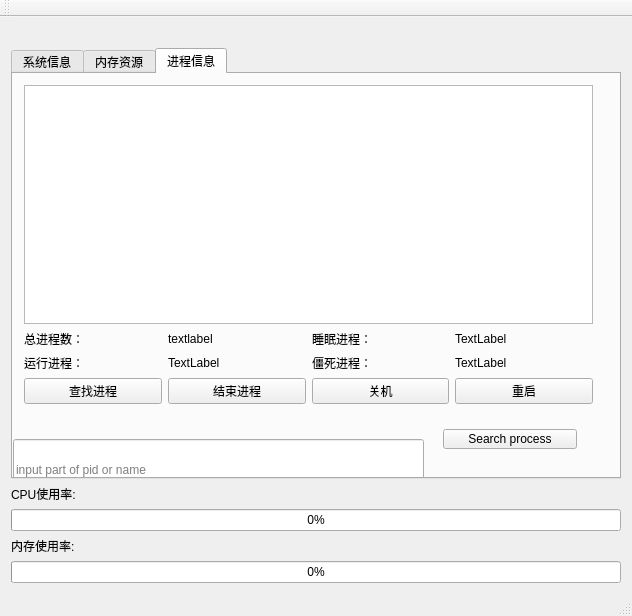
<?xml version="1.0" encoding="UTF-8"?>
<ui version="4.0">
 <class>MainWindow</class>
 <widget class="QMainWindow" name="MainWindow">
  <property name="geometry">
   <rect>
    <x>0</x>
    <y>0</y>
    <width>632</width>
    <height>616</height>
   </rect>
  </property>
  <property name="windowTitle">
   <string>MainWindow</string>
  </property>
  <widget class="QWidget" name="centralWidget">
   <layout class="QVBoxLayout" name="verticalLayout_2">
    <item>
     <layout class="QVBoxLayout" name="verticalLayout">
      <item>
       <widget class="QLabel" name="label_curtime">
        <property name="text">
         <string/>
        </property>
       </widget>
      </item>
      <item>
       <layout class="QVBoxLayout" name="mainlayout">
        <property name="leftMargin">
         <number>0</number>
        </property>
       </layout>
      </item>
      <item>
       <widget class="QTabWidget" name="tabWidget">
        <property name="minimumSize">
         <size>
          <width>610</width>
          <height>0</height>
         </size>
        </property>
        <property name="currentIndex">
         <number>2</number>
        </property>
        <widget class="QWidget" name="tab">
         <attribute name="title">
          <string>系统信息</string>
         </attribute>
         <widget class="QWidget" name="gridLayoutWidget_2">
          <property name="geometry">
           <rect>
            <x>-1</x>
            <y>5</y>
            <width>601</width>
            <height>217</height>
           </rect>
          </property>
          <layout class="QGridLayout" name="gridLayout_2">
           <item row="7" column="1">
            <widget class="QLabel" name="label_osver">
             <property name="text">
              <string/>
             </property>
            </widget>
           </item>
           <item row="1" column="0">
            <widget class="QLabel" name="label_4">
             <property name="font">
              <font>
               <pointsize>8</pointsize>
              </font>
             </property>
             <property name="text">
              <string>        CPU名称：</string>
             </property>
            </widget>
           </item>
           <item row="2" column="0">
            <widget class="QLabel" name="label_6">
             <property name="font">
              <font>
               <pointsize>8</pointsize>
              </font>
             </property>
             <property name="text">
              <string>        CPU类型：</string>
             </property>
            </widget>
           </item>
           <item row="3" column="0">
            <widget class="QLabel" name="label_8">
             <property name="font">
              <font>
               <pointsize>8</pointsize>
              </font>
             </property>
             <property name="text">
              <string>        CPU频率：</string>
             </property>
            </widget>
           </item>
           <item row="6" column="1">
            <widget class="QLabel" name="label_ostype">
             <property name="text">
              <string>Linux</string>
             </property>
            </widget>
           </item>
           <item row="5" column="0">
            <widget class="QLabel" name="label_10">
             <property name="font">
              <font>
               <pointsize>10</pointsize>
              </font>
             </property>
             <property name="text">
              <string>操作系统信息</string>
             </property>
            </widget>
           </item>
           <item row="6" column="0">
            <widget class="QLabel" name="label_11">
             <property name="font">
              <font>
               <pointsize>8</pointsize>
              </font>
             </property>
             <property name="text">
              <string>        操作系统类型：</string>
             </property>
            </widget>
           </item>
           <item row="7" column="0">
            <widget class="QLabel" name="label_13">
             <property name="font">
              <font>
               <pointsize>8</pointsize>
              </font>
             </property>
             <property name="text">
              <string>        操作系统版本：</string>
             </property>
            </widget>
           </item>
           <item row="0" column="0">
            <widget class="QLabel" name="label">
             <property name="font">
              <font>
               <pointsize>10</pointsize>
              </font>
             </property>
             <property name="text">
              <string>处理器信息</string>
             </property>
            </widget>
           </item>
           <item row="8" column="1">
            <widget class="QLabel" name="label_gcc">
             <property name="text">
              <string>unknow</string>
             </property>
            </widget>
           </item>
           <item row="1" column="1">
            <widget class="QLabel" name="label_cpuname">
             <property name="text">
              <string>unknow</string>
             </property>
            </widget>
           </item>
           <item row="2" column="1">
            <widget class="QLabel" name="label_cputype">
             <property name="text">
              <string>unknow</string>
             </property>
            </widget>
           </item>
           <item row="4" column="1">
            <widget class="QLabel" name="label_cache">
             <property name="text">
              <string/>
             </property>
            </widget>
           </item>
           <item row="4" column="0">
            <widget class="QLabel" name="label_35">
             <property name="font">
              <font>
               <pointsize>8</pointsize>
              </font>
             </property>
             <property name="text">
              <string>        Cache大小：</string>
             </property>
            </widget>
           </item>
           <item row="3" column="1">
            <widget class="QLabel" name="label_cpuhz">
             <property name="text">
              <string>unknow</string>
             </property>
            </widget>
           </item>
           <item row="8" column="0">
            <widget class="QLabel" name="label_3">
             <property name="font">
              <font>
               <pointsize>8</pointsize>
              </font>
             </property>
             <property name="text">
              <string>        GCC编译器版本：</string>
             </property>
            </widget>
           </item>
          </layout>
         </widget>
         <widget class="QCustomPlot" name="customPlot" native="true">
          <property name="geometry">
           <rect>
            <x>20</x>
            <y>230</y>
            <width>531</width>
            <height>111</height>
           </rect>
          </property>
          <widget class="QLabel" name="label_32">
           <property name="geometry">
            <rect>
             <x>240</x>
             <y>0</y>
             <width>67</width>
             <height>17</height>
            </rect>
           </property>
           <property name="text">
            <string>CPU</string>
           </property>
          </widget>
          <zorder>label_32</zorder>
          <zorder>label_32</zorder>
          <zorder>label_32</zorder>
          <zorder>label_34</zorder>
          <zorder>label_34</zorder>
         </widget>
         <widget class="QLabel" name="label_34">
          <property name="geometry">
           <rect>
            <x>550</x>
            <y>320</y>
            <width>67</width>
            <height>17</height>
           </rect>
          </property>
          <property name="text">
           <string>0</string>
          </property>
         </widget>
         <widget class="QLabel" name="label_31">
          <property name="geometry">
           <rect>
            <x>0</x>
            <y>230</y>
            <width>67</width>
            <height>17</height>
           </rect>
          </property>
          <property name="text">
           <string>%</string>
          </property>
         </widget>
         <widget class="QLabel" name="label_33">
          <property name="geometry">
           <rect>
            <x>0</x>
            <y>320</y>
            <width>67</width>
            <height>17</height>
           </rect>
          </property>
          <property name="text">
           <string>120s</string>
          </property>
         </widget>
        </widget>
        <widget class="QWidget" name="tab_2">
         <attribute name="title">
          <string>内存资源</string>
         </attribute>
         <widget class="QCustomPlot" name="customplot_mem" native="true">
          <property name="geometry">
           <rect>
            <x>30</x>
            <y>30</y>
            <width>531</width>
            <height>101</height>
           </rect>
          </property>
          <zorder>label_usedmem</zorder>
          <zorder>label_totalmem</zorder>
          <zorder>label_2</zorder>
          <zorder>label_5</zorder>
          <zorder>label_freemem</zorder>
          <zorder>label_12</zorder>
         </widget>
         <widget class="QCustomPlot" name="customplot_swap" native="true">
          <property name="geometry">
           <rect>
            <x>30</x>
            <y>200</y>
            <width>531</width>
            <height>101</height>
           </rect>
          </property>
          <zorder>label_5</zorder>
          <zorder>label_12</zorder>
          <zorder>label_freemem</zorder>
          <zorder>label_usedmem</zorder>
          <zorder>label_usedmem</zorder>
         </widget>
         <widget class="QLabel" name="label_19">
          <property name="geometry">
           <rect>
            <x>20</x>
            <y>130</y>
            <width>67</width>
            <height>17</height>
           </rect>
          </property>
          <property name="text">
           <string>120s</string>
          </property>
         </widget>
         <widget class="QLabel" name="label_24">
          <property name="geometry">
           <rect>
            <x>20</x>
            <y>300</y>
            <width>67</width>
            <height>17</height>
           </rect>
          </property>
          <property name="text">
           <string>120s</string>
          </property>
         </widget>
         <widget class="QLabel" name="label_25">
          <property name="geometry">
           <rect>
            <x>550</x>
            <y>300</y>
            <width>67</width>
            <height>17</height>
           </rect>
          </property>
          <property name="text">
           <string>0</string>
          </property>
         </widget>
         <widget class="QLabel" name="label_26">
          <property name="geometry">
           <rect>
            <x>550</x>
            <y>130</y>
            <width>67</width>
            <height>17</height>
           </rect>
          </property>
          <property name="text">
           <string>0</string>
          </property>
         </widget>
         <widget class="QLabel" name="label_27">
          <property name="geometry">
           <rect>
            <x>290</x>
            <y>0</y>
            <width>67</width>
            <height>17</height>
           </rect>
          </property>
          <property name="text">
           <string>内存</string>
          </property>
         </widget>
         <widget class="QLabel" name="label_28">
          <property name="geometry">
           <rect>
            <x>290</x>
            <y>170</y>
            <width>67</width>
            <height>17</height>
           </rect>
          </property>
          <property name="text">
           <string>交换分区</string>
          </property>
         </widget>
         <widget class="QLabel" name="label_29">
          <property name="geometry">
           <rect>
            <x>20</x>
            <y>180</y>
            <width>67</width>
            <height>17</height>
           </rect>
          </property>
          <property name="text">
           <string>%</string>
          </property>
         </widget>
         <widget class="QLabel" name="label_30">
          <property name="geometry">
           <rect>
            <x>20</x>
            <y>10</y>
            <width>67</width>
            <height>17</height>
           </rect>
          </property>
          <property name="text">
           <string>%</string>
          </property>
         </widget>
         <widget class="QWidget" name="gridLayoutWidget_3">
          <property name="geometry">
           <rect>
            <x>70</x>
            <y>140</y>
            <width>457</width>
            <height>25</height>
           </rect>
          </property>
          <layout class="QGridLayout" name="gridLayout_3">
           <item row="0" column="2">
            <widget class="QLabel" name="label_5">
             <property name="text">
              <string>      剩余：</string>
             </property>
            </widget>
           </item>
           <item row="0" column="0">
            <widget class="QLabel" name="label_2">
             <property name="text">
              <string>     已用：</string>
             </property>
            </widget>
           </item>
           <item row="0" column="6">
            <widget class="QLabel" name="label_12">
             <property name="text">
              <string>      共：</string>
             </property>
            </widget>
           </item>
           <item row="0" column="4">
            <widget class="QLabel" name="label_freemem">
             <property name="text">
              <string>TextLabel</string>
             </property>
            </widget>
           </item>
           <item row="0" column="7">
            <widget class="QLabel" name="label_usedmem">
             <property name="text">
              <string>TextLabel</string>
             </property>
            </widget>
           </item>
           <item row="0" column="1">
            <widget class="QLabel" name="label_totalmem">
             <property name="text">
              <string>TextLabel</string>
             </property>
            </widget>
           </item>
          </layout>
         </widget>
         <widget class="QWidget" name="gridLayoutWidget_4">
          <property name="geometry">
           <rect>
            <x>70</x>
            <y>310</y>
            <width>463</width>
            <height>31</height>
           </rect>
          </property>
          <layout class="QGridLayout" name="gridLayout_4">
           <item row="0" column="10">
            <widget class="QLabel" name="label_9">
             <property name="text">
              <string>     剩余：</string>
             </property>
            </widget>
           </item>
           <item row="0" column="14">
            <widget class="QLabel" name="label_7">
             <property name="text">
              <string>      共：</string>
             </property>
            </widget>
           </item>
           <item row="0" column="15">
            <widget class="QLabel" name="label_totalswap">
             <property name="text">
              <string>TextLabel</string>
             </property>
            </widget>
           </item>
           <item row="0" column="5">
            <widget class="QLabel" name="label_14">
             <property name="text">
              <string>       已用：</string>
             </property>
            </widget>
           </item>
           <item row="0" column="12">
            <widget class="QLabel" name="label_freeswap">
             <property name="text">
              <string>TextLabel</string>
             </property>
            </widget>
           </item>
           <item row="0" column="8">
            <widget class="QLabel" name="label_usedswap">
             <property name="text">
              <string>TextLabel</string>
             </property>
            </widget>
           </item>
          </layout>
         </widget>
         <zorder>customplot_mem</zorder>
         <zorder>customplot_swap</zorder>
         <zorder>label_19</zorder>
         <zorder>label_24</zorder>
         <zorder>label_25</zorder>
         <zorder>label_26</zorder>
         <zorder>label_27</zorder>
         <zorder>label_28</zorder>
         <zorder>label_29</zorder>
         <zorder>label_30</zorder>
         <zorder>gridLayoutWidget_3</zorder>
         <zorder>label_totalmem</zorder>
         <zorder>gridLayoutWidget_4</zorder>
        </widget>
        <widget class="QWidget" name="tab_3">
         <attribute name="title">
          <string>进程信息</string>
         </attribute>
         <widget class="QWidget" name="layoutWidget">
          <property name="geometry">
           <rect>
            <x>0</x>
            <y>0</y>
            <width>591</width>
            <height>341</height>
           </rect>
          </property>
          <layout class="QVBoxLayout" name="verticalLayout_3">
           <item>
            <widget class="QTableWidget" name="tableWidget">
             <property name="enabled">
              <bool>true</bool>
             </property>
             <property name="sizePolicy">
              <sizepolicy hsizetype="Expanding" vsizetype="Expanding">
               <horstretch>100</horstretch>
               <verstretch>100</verstretch>
              </sizepolicy>
             </property>
             <property name="maximumSize">
              <size>
               <width>16777215</width>
               <height>16777215</height>
              </size>
             </property>
             <property name="frameShape">
              <enum>QFrame::StyledPanel</enum>
             </property>
             <property name="midLineWidth">
              <number>0</number>
             </property>
             <property name="verticalScrollBarPolicy">
              <enum>Qt::ScrollBarAsNeeded</enum>
             </property>
             <property name="autoScrollMargin">
              <number>20</number>
             </property>
             <attribute name="horizontalHeaderDefaultSectionSize">
              <number>90</number>
             </attribute>
             <attribute name="verticalHeaderDefaultSectionSize">
              <number>30</number>
             </attribute>
            </widget>
           </item>
           <item>
            <layout class="QGridLayout" name="gridLayout">
             <item row="0" column="1">
              <widget class="QLabel" name="label_totalpro">
               <property name="text">
                <string>textlabel</string>
               </property>
              </widget>
             </item>
             <item row="1" column="0">
              <widget class="QLabel" name="label_18">
               <property name="text">
                <string>运行进程：</string>
               </property>
              </widget>
             </item>
             <item row="0" column="3">
              <widget class="QLabel" name="label_sleepro">
               <property name="text">
                <string>TextLabel</string>
               </property>
              </widget>
             </item>
             <item row="1" column="3">
              <widget class="QLabel" name="label_zombie">
               <property name="text">
                <string>TextLabel</string>
               </property>
              </widget>
             </item>
             <item row="1" column="1">
              <widget class="QLabel" name="label_runpro">
               <property name="text">
                <string>TextLabel</string>
               </property>
              </widget>
             </item>
             <item row="2" column="3">
              <layout class="QGridLayout" name="gridLayout_5">
               <item row="0" column="1">
                <widget class="QPushButton" name="pushButton_2">
                 <property name="text">
                  <string>重启</string>
                 </property>
                </widget>
               </item>
              </layout>
             </item>
             <item row="2" column="1">
              <widget class="QPushButton" name="pushButton_3">
               <property name="text">
                <string>结束进程</string>
               </property>
              </widget>
             </item>
             <item row="2" column="0">
              <widget class="QPushButton" name="pushButton_4">
               <property name="text">
                <string>查找进程</string>
               </property>
              </widget>
             </item>
             <item row="0" column="2">
              <widget class="QLabel" name="label_20">
               <property name="text">
                <string>睡眠进程： </string>
               </property>
              </widget>
             </item>
             <item row="0" column="0">
              <widget class="QLabel" name="label_16">
               <property name="text">
                <string>总进程数：</string>
               </property>
              </widget>
             </item>
             <item row="1" column="2">
              <widget class="QLabel" name="label_22">
               <property name="text">
                <string>僵死进程：</string>
               </property>
              </widget>
             </item>
             <item row="2" column="2">
              <widget class="QPushButton" name="pushButton">
               <property name="text">
                <string>关机</string>
               </property>
              </widget>
             </item>
            </layout>
           </item>
          </layout>
         </widget>
         <widget class="QPushButton" name="pushButton_5">
          <property name="geometry">
           <rect>
            <x>430</x>
            <y>355</y>
            <width>134</width>
            <height>20</height>
           </rect>
          </property>
          <property name="text">
           <string>Search process</string>
          </property>
         </widget>
         <widget class="QLineEdit" name="pro_text">
          <property name="geometry">
           <rect>
            <x>0</x>
            <y>365</y>
            <width>411</width>
            <height>61</height>
           </rect>
          </property>
          <property name="placeholderText">
           <string>input part of pid or name</string>
          </property>
         </widget>
         <zorder>layoutWidget</zorder>
         <zorder>pushButton_5</zorder>
         <zorder>pro_text</zorder>
         <zorder>label_22</zorder>
         <zorder>tableWidget</zorder>
        </widget>
       </widget>
      </item>
      <item>
       <widget class="QLabel" name="label_21">
        <property name="text">
         <string>CPU使用率:</string>
        </property>
       </widget>
      </item>
      <item>
       <widget class="QProgressBar" name="progressBar">
        <property name="value">
         <number>0</number>
        </property>
       </widget>
      </item>
      <item>
       <widget class="QLabel" name="label_23">
        <property name="text">
         <string>内存使用率:</string>
        </property>
       </widget>
      </item>
      <item>
       <widget class="QProgressBar" name="progressBar_2">
        <property name="value">
         <number>0</number>
        </property>
       </widget>
      </item>
     </layout>
    </item>
   </layout>
  </widget>
  <widget class="QMenuBar" name="menuBar">
   <property name="geometry">
    <rect>
     <x>0</x>
     <y>0</y>
     <width>632</width>
     <height>25</height>
    </rect>
   </property>
  </widget>
  <widget class="QToolBar" name="mainToolBar">
   <attribute name="toolBarArea">
    <enum>TopToolBarArea</enum>
   </attribute>
   <attribute name="toolBarBreak">
    <bool>false</bool>
   </attribute>
  </widget>
  <widget class="QStatusBar" name="statusBar"/>
 </widget>
 <layoutdefault spacing="6" margin="11"/>
 <customwidgets>
  <customwidget>
   <class>QCustomPlot</class>
   <extends>QWidget</extends>
   <header>qcustomplot.h</header>
   <container>1</container>
  </customwidget>
 </customwidgets>
 <resources/>
 <connections/>
</ui>
